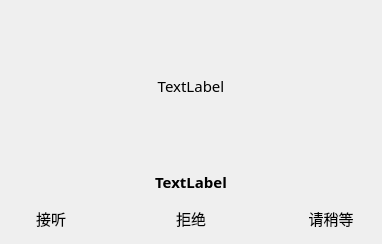
             <widget class="QWidget" name="consultant_waiting_page">
              <property name="font">
               <font>
                <family>宋体</family>
                <pointsize>11</pointsize>
               </font>
              </property>
              <layout class="QGridLayout" name="gridLayout_10">
               <item row="2" column="0" colspan="2">
                <widget class="QPushButton" name="consultant_answer_button">
                 <property name="sizePolicy">
                  <sizepolicy hsizetype="Minimum" vsizetype="Minimum">
                   <horstretch>0</horstretch>
                   <verstretch>0</verstretch>
                  </sizepolicy>
                 </property>
                 <property name="minimumSize">
                  <size>
                   <width>80</width>
                   <height>30</height>
                  </size>
                 </property>
                 <property name="maximumSize">
                  <size>
                   <width>80</width>
                   <height>30</height>
                  </size>
                 </property>
                 <property name="font">
                  <font>
                   <family>宋体</family>
                   <pointsize>11</pointsize>
                  </font>
                 </property>
                 <property name="cursor">
                  <cursorShape>PointingHandCursor</cursorShape>
                 </property>
                 <property name="text">
                  <string>接听</string>
                 </property>
                 <property name="icon">
                  <iconset resource="ultrasound_consultant.qrc">
                   <normaloff>:/UltrasoundConsultant/Resources/calling.png</normaloff>:/UltrasoundConsultant/Resources/calling.png</iconset>
                 </property>
                 <property name="flat">
                  <bool>true</bool>
                 </property>
                </widget>
               </item>
               <item row="2" column="5" colspan="2">
                <widget class="QPushButton" name="consultant_wait_button">
                 <property name="sizePolicy">
                  <sizepolicy hsizetype="Minimum" vsizetype="Minimum">
                   <horstretch>0</horstretch>
                   <verstretch>0</verstretch>
                  </sizepolicy>
                 </property>
                 <property name="minimumSize">
                  <size>
                   <width>80</width>
                   <height>30</height>
                  </size>
                 </property>
                 <property name="maximumSize">
                  <size>
                   <width>80</width>
                   <height>30</height>
                  </size>
                 </property>
                 <property name="font">
                  <font>
                   <family>宋体</family>
                   <pointsize>11</pointsize>
                  </font>
                 </property>
                 <property name="cursor">
                  <cursorShape>PointingHandCursor</cursorShape>
                 </property>
                 <property name="text">
                  <string>请稍等</string>
                 </property>
                 <property name="icon">
                  <iconset resource="ultrasound_consultant.qrc">
                   <normaloff>:/UltrasoundConsultant/Resources/waiting.png</normaloff>:/UltrasoundConsultant/Resources/waiting.png</iconset>
                 </property>
                 <property name="flat">
                  <bool>true</bool>
                 </property>
                </widget>
               </item>
               <item row="2" column="2">
                <spacer name="horizontalSpacer_25">
                 <property name="orientation">
                  <enum>Qt::Horizontal</enum>
                 </property>
                 <property name="sizeHint" stdset="0">
                  <size>
                   <width>38</width>
                   <height>20</height>
                  </size>
                 </property>
                </spacer>
               </item>
               <item row="2" column="4">
                <spacer name="horizontalSpacer_26">
                 <property name="orientation">
                  <enum>Qt::Horizontal</enum>
                 </property>
                 <property name="sizeHint" stdset="0">
                  <size>
                   <width>39</width>
                   <height>20</height>
                  </size>
                 </property>
                </spacer>
               </item>
               <item row="2" column="3">
                <widget class="QPushButton" name="consultant_reject_button">
                 <property name="sizePolicy">
                  <sizepolicy hsizetype="Minimum" vsizetype="Minimum">
                   <horstretch>0</horstretch>
                   <verstretch>0</verstretch>
                  </sizepolicy>
                 </property>
                 <property name="minimumSize">
                  <size>
                   <width>80</width>
                   <height>30</height>
                  </size>
                 </property>
                 <property name="maximumSize">
                  <size>
                   <width>80</width>
                   <height>30</height>
                  </size>
                 </property>
                 <property name="font">
                  <font>
                   <family>宋体</family>
                   <pointsize>11</pointsize>
                  </font>
                 </property>
                 <property name="cursor">
                  <cursorShape>PointingHandCursor</cursorShape>
                 </property>
                 <property name="text">
                  <string>拒绝</string>
                 </property>
                 <property name="icon">
                  <iconset resource="ultrasound_consultant.qrc">
                   <normaloff>:/UltrasoundConsultant/Resources/hang_up.png</normaloff>:/UltrasoundConsultant/Resources/hang_up.png</iconset>
                 </property>
                 <property name="flat">
                  <bool>true</bool>
                 </property>
                </widget>
               </item>
               <item row="0" column="6">
                <spacer name="horizontalSpacer_24">
                 <property name="orientation">
                  <enum>Qt::Horizontal</enum>
                 </property>
                 <property name="sizeHint" stdset="0">
                  <size>
                   <width>64</width>
                   <height>20</height>
                  </size>
                 </property>
                </spacer>
               </item>
               <item row="1" column="0" colspan="7">
                <widget class="QLabel" name="consultant_calling_name_label">
                 <property name="sizePolicy">
                  <sizepolicy hsizetype="Expanding" vsizetype="Minimum">
                   <horstretch>0</horstretch>
                   <verstretch>0</verstretch>
                  </sizepolicy>
                 </property>
                 <property name="minimumSize">
                  <size>
                   <width>0</width>
                   <height>30</height>
                  </size>
                 </property>
                 <property name="maximumSize">
                  <size>
                   <width>16777215</width>
                   <height>30</height>
                  </size>
                 </property>
                 <property name="font">
                  <font>
                   <family>宋体</family>
                   <pointsize>11</pointsize>
                   <weight>75</weight>
                   <bold>true</bold>
                  </font>
                 </property>
                 <property name="text">
                  <string>TextLabel</string>
                 </property>
                 <property name="alignment">
                  <set>Qt::AlignCenter</set>
                 </property>
                </widget>
               </item>
               <item row="0" column="0">
                <spacer name="horizontalSpacer_23">
                 <property name="orientation">
                  <enum>Qt::Horizontal</enum>
                 </property>
                 <property name="sizeHint" stdset="0">
                  <size>
                   <width>64</width>
                   <height>20</height>
                  </size>
                 </property>
                </spacer>
               </item>
               <item row="0" column="1" colspan="5">
                <widget class="QLabel" name="consultant_ringing_gif_label">
                 <property name="sizePolicy">
                  <sizepolicy hsizetype="Minimum" vsizetype="Minimum">
                   <horstretch>0</horstretch>
                   <verstretch>0</verstretch>
                  </sizepolicy>
                 </property>
                 <property name="minimumSize">
                  <size>
                   <width>200</width>
                   <height>150</height>
                  </size>
                 </property>
                 <property name="maximumSize">
                  <size>
                   <width>200</width>
                   <height>150</height>
                  </size>
                 </property>
                 <property name="text">
                  <string>TextLabel</string>
                 </property>
                 <property name="alignment">
                  <set>Qt::AlignCenter</set>
                 </property>
                </widget>
               </item>
              </layout>
             </widget>
